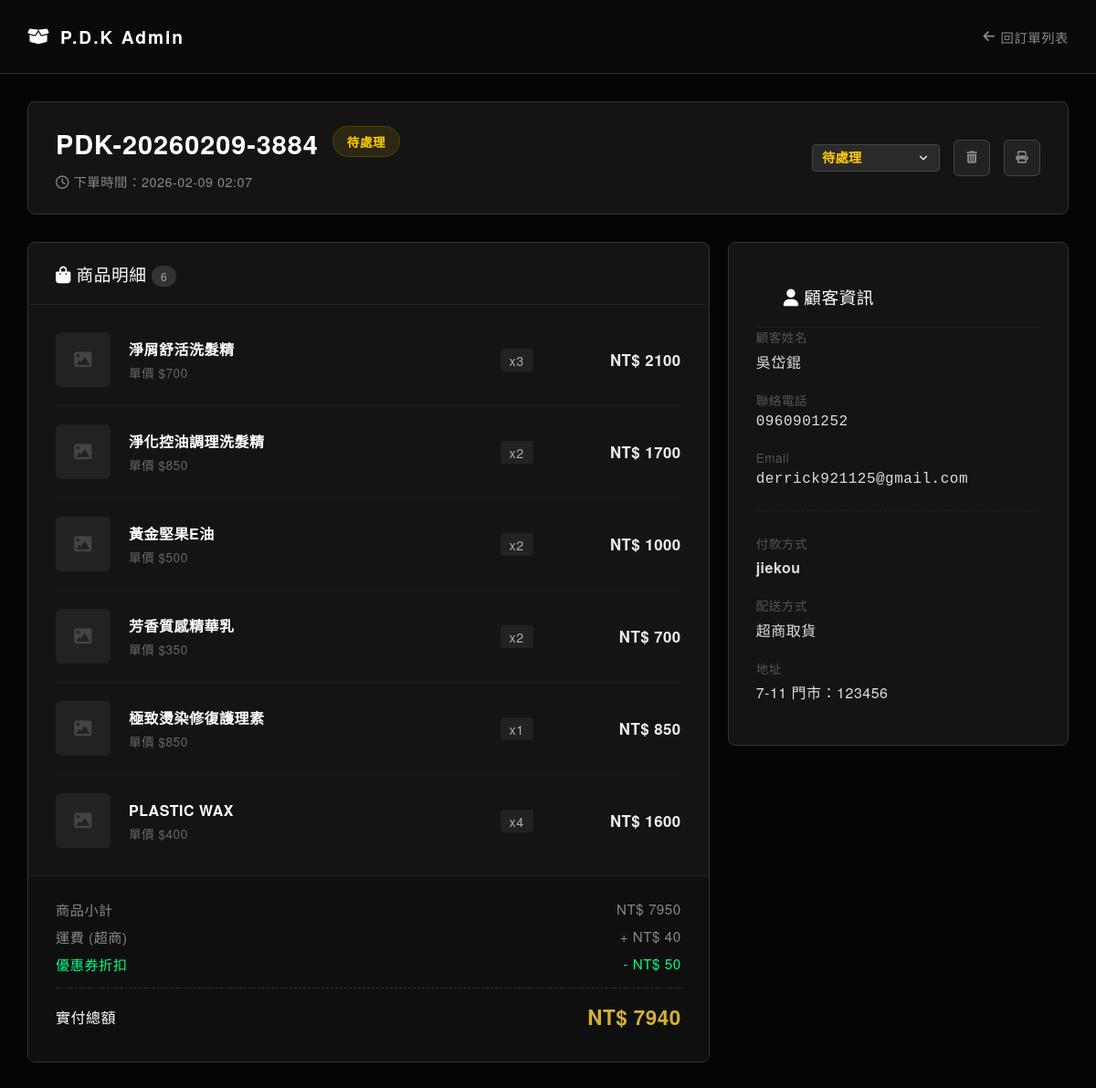
The app's page /admin/order/2 (signed in) with its own data.
### app.py (models this page shows)
class Order(db.Model):
    id = db.Column(db.Integer, primary_key=True)
    order_no = db.Column(db.String(50), unique=True, nullable=False)
    user_id = db.Column(db.Integer, db.ForeignKey('user.id'), nullable=True) # 新增：關聯會員 (Nullable 代表訪客也可買)
    customer_name = db.Column(db.String(50), nullable=False)
    customer_email = db.Column(db.String(100))
    customer_phone = db.Column(db.String(20))
    shipping_method = db.Column(db.String(20))
    address = db.Column(db.String(200))
    payment_method = db.Column(db.String(20))
    total_amount = db.Column(db.Integer)
    cart_items = db.Column(db.Text)
    status = db.Column(db.String(20), default='pending')
    created_at = db.Column(db.DateTime, default=datetime.datetime.now)

### app.py (the view)
@app.route('/admin/order/<int:order_id>')
@login_required
def admin_order_detail(order_id):
    if current_user.role != 'admin':
        return redirect(url_for('home'))
    order = Order.query.get_or_404(order_id)
    items = []
    try:
        if order.cart_items:
            items = json.loads(order.cart_items)
    except:
        items = []
    return render_template('admin/order_detail.html', order=order, items=items)

### app.py (called while the page is built)
@login_manager.user_loader
def load_user(user_id):
    return User.query.get(int(user_id))

### templates/admin/order_detail.html (shortened to what this page needs)
<!DOCTYPE html>
<html lang="zh-TW">
<head>
    <link rel="stylesheet" href="{{ url_for('static', filename='css/admin.css') }}">
    <link href="https://cdnjs.cloudflare.com/ajax/libs/font-awesome/6.0.0/css/all.min.css" rel="stylesheet">
</head>
<body>
    <nav class="admin-navbar">
        <div class="layout-container navbar-content">
            <div class="navbar-brand"><i class="fas fa-box-open"></i> P.D.K Admin</div>
            <div class="navbar-actions" style="margin-left: auto;">
                <a href="/admin/orders" class="nav-link"><i class="fas fa-arrow-left"></i> 回訂單列表</a>
            </div>
        </div>
    </nav>
    <div class="layout-container detail-page-wrapper">
        <div class="detail-header-card">
            <div class="header-left-group">
                <div class="order-title-block">
                    <h1>{{ order.order_no }}</h1>
                    <span class="status-badge status-{{ order.status }}" style="margin-left: 15px; transform: translateY(-3px);">
                        {% if order.status == 'pending' %} 待處理
                        {% elif order.status == 'paid' %} 已付款
                        {% elif order.status == 'shipped' %} 已出貨
                        {% elif order.status == 'done' %} 已完成
                        {% elif order.status == 'cancelled' %} 已取消
                        {% endif %}
                    </span>
                </div>
                <div class="order-meta">
                    <i class="far fa-clock"></i> 下單時間：{{ order.created_at.strftime('%Y-%m-%d %H:%M') }}
                </div>
            </div>
            <div class="header-right-actions">
                <form action="/admin/order/update_status" method="POST" class="status-form">
                    <select name="status" onchange="this.form.submit()" class="status-select {{ order.status }}">
                        <option value="pending" {% if order.status == 'pending' %}selected{% endif %}>待處理</option>
                    </select>
                </form>
                <form action="/admin/order/delete" method="POST" style="display:inline;">
                    <button type="submit" class="btn-icon btn-delete" onclick="return confirm('確定要刪除嗎？');" title="刪除">
                        <i class="fas fa-trash-alt"></i>
                    </button>
                </form>
                <button onclick="window.print()" class="btn-icon btn-print" title="列印"><i class="fas fa-print"></i></button>
            </div>
        </div>
        <div class="detail-content-grid">
            <div class="detail-left">
                <div class="card product-list-card">
                    <div class="card-header">
                        <h3><i class="fas fa-shopping-bag"></i> 商品明細 <span class="badge-pill">{{ items|length }}</span></h3>
                    </div>
                    <div class="item-list-container">
                        {% set summary = namespace(subtotal=0) %}
                        {% for item in items %}
                        <div class="product-item-grid">
                            <div class="prod-img"><i class="fas fa-image"></i></div>
                            <div class="prod-info">
                                <div class="prod-name">{{ item.name }}</div>
                                <div class="prod-unit-price">單價 ${{ item.price }}</div>
                            </div>
                            <div class="prod-qty"><span>x{{ item.qty }}</span></div>
                            {% set item_total = item.price|int * item.qty|int %}
                            <div class="prod-total">NT$ {{ item_total }}</div>
                            {% set summary.subtotal = summary.subtotal + item_total %}
                        </div>
                        {% endfor %}
                    </div>
                    <div class="summary-footer">
                        <div class="sum-row">
                            <span>商品小計</span>
                            <span>NT$ {{ summary.subtotal }}</span>
                        </div>
                        <div class="sum-row">
                            {% set shipping_fee = 100 if order.shipping_method == 'home' else 40 %}
                            <span>運費 ({{ '宅配' if order.shipping_method == 'home' else '超商' }})</span>
                            <span>+ NT$ {{ shipping_fee }}</span>
                        </div>
                        {% set discount_amt = (summary.subtotal + shipping_fee) - order.total_amount %}
                        {% if discount_amt > 0 %}
                        <div class="sum-row discount">
                            <span>優惠券折扣</span>
                            <span>- NT$ {{ discount_amt }}</span>
                        </div>
                        {% endif %}
                        <div class="sum-divider"></div>
                        <div class="sum-row total">
                            <span>實付總額</span>
                            <span class="highlight-gold">NT$ {{ order.total_amount }}</span>
                        </div>
                    </div>
                </div>
            </div>
            <div class="detail-right">
                <div class="card customer-card">
                    <div class="card-header">
                        <h3><i class="fas fa-user"></i> 顧客資訊</h3>
                    </div>
                    <div class="info-block">
                        <label>顧客姓名</label>
                        <div>{{ order.customer_name }}</div>
                    </div>
                    <div class="info-block">
                        <label>聯絡電話</label>
                        <div class="font-mono">{{ order.customer_phone }}</div>
                    </div>
                    <div class="info-block">
                        <label>Email</label>
                        <div class="font-mono text-sm">{{ order.customer_email }}</div>
                    </div>
                    <div class="dashed-line"></div>
                    <div class="info-block">
                        <label>付款方式</label>
                        <div class="text-gold bold">{{ order.payment_method }}</div>
                    </div>
                    <div class="info-block">
                        <label>配送方式</label>
                        <div>{{ '宅配' if order.shipping_method == 'home' else '超商取貨' }}</div>
                    </div>
                    <div class="info-block">
                        <label>地址</label>
                        <div class="address-box">{{ order.address }}</div>
                    </div>
                </div>
            </div>
        </div> </div> </body>
</html>

### records on screen
Order: order_no "PDK-20260209-3884", created_at "2026-02-09 02:07", status "待處理", shipping_method "超商", total_amount "7940", customer_name "吳岱錕", customer_phone "0960901252", customer_email "derrick921125@gmail.com", payment_method "jiekou", shipping_method "超商取貨", address "7-11 門市：123456"

### other values on screen
{{ items|length }} "6"
{{ item.name }} "淨屑舒活洗髮精" "淨化控油調理洗髮精" "黃金堅果E油" "芳香質感精華乳" "極致燙染修復護理素" "PLASTIC WAX"
{{ item.price }} "700" "850" "500" "350" "850" "400"
{{ item.qty }} "3" "2" "2" "2" "1" "4"
{{ item_total }} "2100" "1700" "1000" "700" "850" "1600"
{{ summary.subtotal }} "7950"
{{ shipping_fee }} "40"
{{ discount_amt }} "50"
